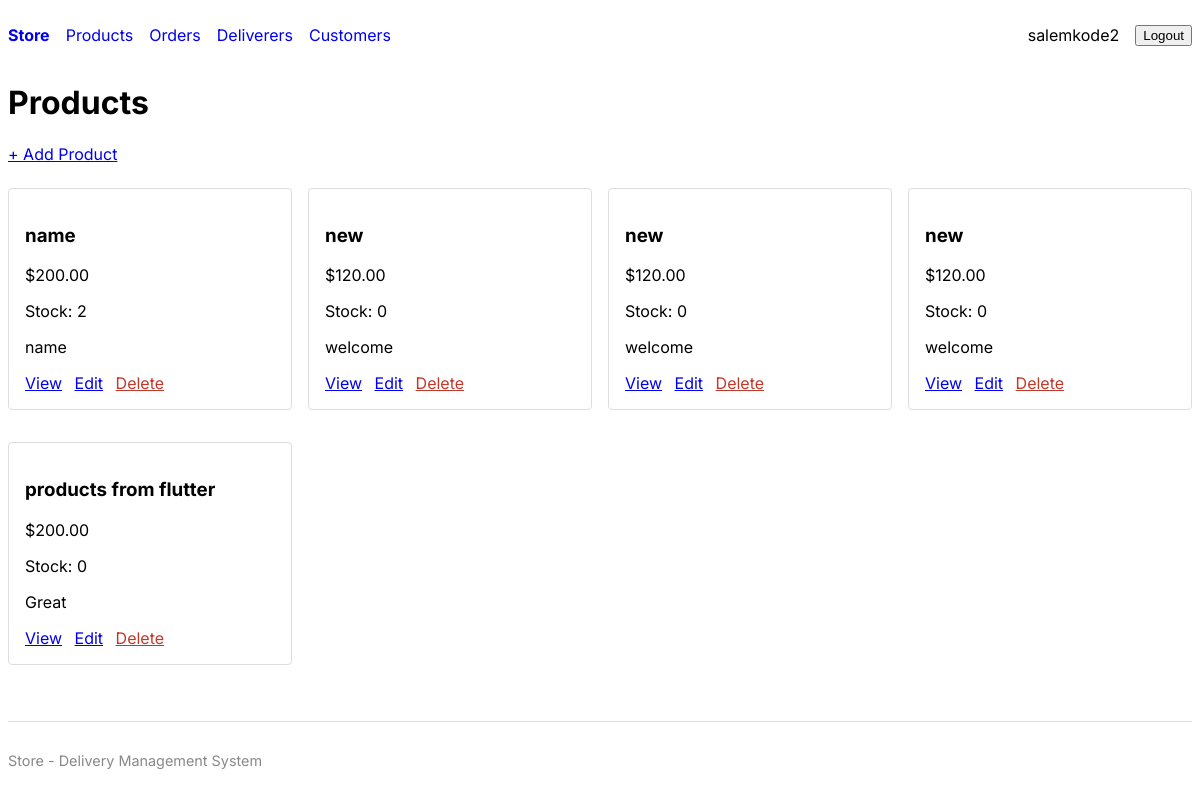
The app's page / (signed in) with its own data.
### products/models.py (models this page shows, shortened)
class Product(models.Model):
    name = models.CharField(max_length=200)
    description = models.TextField(blank=True)
    price = models.DecimalField(max_digits=10, decimal_places=2)
    stock = models.PositiveIntegerField(default=0)

### products/views.py (the view)
# urls.py: path('', ProductListView.as_view(), name='product-list'),
class ProductListView(LoginRequiredMixin, ListView):
    model = Product
    template_name = "products/product_list.html"
    context_object_name = "products"

### templates/products/product_list.html (shortened to what this page needs)
{% extends 'store/base.html' %}
{% block content %}
<h1>Products</h1>
{% if user.is_authenticated %}
<p><a href="{% url 'product-create' %}">+ Add Product</a></p>
{% endif %}
<div class="grid">
    {% for product in products %}
    <div class="card">
        <h3>{{ product.name }}</h3>
        <p>${{ product.price }}</p>
        <p>Stock: {{ product.stock }}</p>
        <p>{{ product.description|truncatewords:20 }}</p>
        <div class="actions">
            <a href="{% url 'product-detail' product.id %}">View</a>
            {% if user.is_authenticated %}
            <a href="{% url 'product-update' product.id %}">Edit</a>
            <a href="{% url 'product-delete' product.id %}" class="btn-delete">Delete</a>
            {% endif %}
        </div>
    </div>
    {% empty %}
    <p>No products yet.</p>
    {% endfor %}
</div>
{% endblock %}

### templates/store/base.html (shortened to what this page needs)
<!DOCTYPE html>
<html lang="en">
<head>
    <link rel="stylesheet" href="https://cdn.jsdelivr.net/gh/yegor256/tacit@gh-pages/tacit-css-1.9.5.min.css">
</head>
<body>
    <nav style="display: flex;">
        {% if user.is_authenticated %}
        <ul>
            <li><strong><a href="{% url 'home' %}">Store</a></strong></li>
            <li><a href="{% url 'product-list' %}">Products</a></li>
            <li><a href="{% url 'order-list' %}">Orders</a></li>
            <li><a href="{% url 'deliverer-list' %}">Deliverers</a></li>
            <li><a href="{% url 'customer-list' %}">Customers</a></li>
        </ul>
        <ul class="right">
            <li><span>{{ user.username }}</span></li>
            <li>
                <form action="{% url 'logout' %}" method="post">
                    <button type="submit">Logout</button>
                </form>
            </li>
        </ul>
        {% else %}
        <ul class="right">
            <li><a href="{% url 'login' %}">Login</a></li>
            <li><a href="{% url 'signup' %}">Sign Up</a></li>
        </ul>
        {% endif %}
    </nav>
    <main>
        {% block content %}{% endblock %}
    </main>
    <footer>
        <p>Store - Delivery Management System</p>
    </footer>
</body>
</html>

### templates/store/base.html (style rules this page uses)
body { font-family: 'Inter', system-ui, -apple-system, sans-serif; }
nav { display: flex; flex-wrap: wrap; align-items: center; gap: 1rem; padding: 1rem 0; }
nav ul { display: flex; gap: 1rem; list-style: none; padding: 0; margin: 0; align-items: center; }
nav ul li a { text-decoration: none; }
nav ul.right { margin-left: auto; }
.card { border: 1px solid #ddd; border-radius: 4px; padding: 1rem; margin: 0.5rem 0; }
.grid { display: grid; grid-template-columns: repeat(auto-fill, minmax(250px, 1fr)); gap: 1rem; }
.actions a { margin-right: 0.5rem; }
.btn-delete { color: #c0392b; }
footer { margin-top: 3rem; padding-top: 1rem; border-top: 1px solid #ddd; font-size: 0.9em; color: #888; }

### records on screen
Product: name "name", price "200.00", stock "2", description "name"
Product: name "new", price "120.00", stock "0", description "welcome"
Product: name "new", price "120.00", stock "0", description "welcome"
Product: name "new", price "120.00", stock "0", description "welcome"
Product: name "products from flutter", price "200.00", stock "0", description "Great"

### other values on screen
{{ user.username }} "salemkode2"
